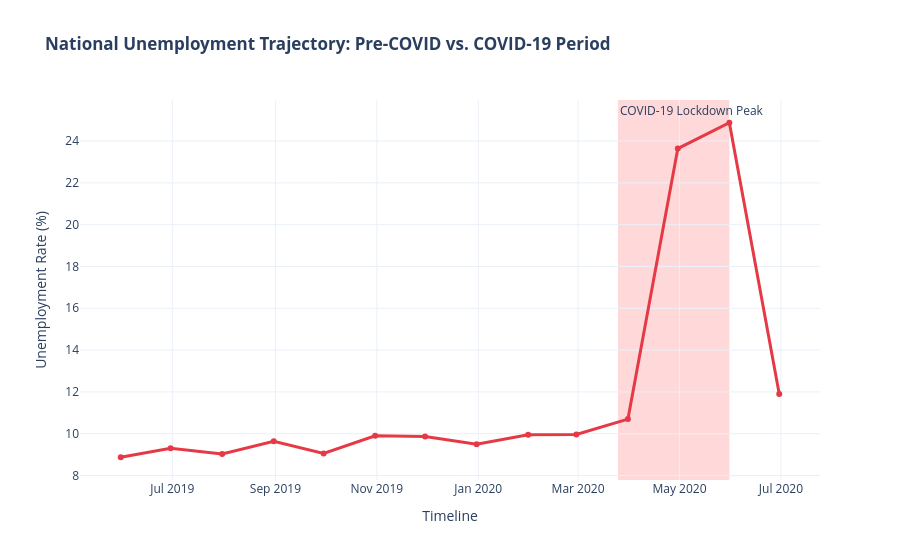

Write notebook code for a chart like this one.
### Code cell
fig1.add_vrect(
    x0='2020-03-25',
    x1='2020-05-31',
    fillcolor='red',
    opacity=0.15,
    layer='below',
    line_width=0,
    annotation_text='COVID-19 Lockdown Peak',
    annotation_position='top left',
)
fig1.update_traces(line=dict(width=3, color='#E63946'))
fig1.show()

### Figure 1 — Plotly figure (JSON) as saved in the notebook; plotly's stock layout.template omitted (floating-point values rounded to 4 significant figures)
{"data": [{"hovertemplate": "Timeline=%{x}<br>Unemployment Rate (%)=%{y}<extra></extra>", "legendgroup": "", "line": {"color": "#E63946", "dash": "solid", "width": 3}, "marker": {"symbol": "circle"}, "mode": "lines+markers", "name": "", "orientation": "v", "showlegend": false, "type": "scatter", "x": ["2019-05-31T00:00:00.000000", "2019-06-30T00:00:00.000000", "2019-07-31T00:00:00.000000", "2019-08-31T00:00:00.000000", "2019-09-30T00:00:00.000000", "2019-10-31T00:00:00.000000", "2019-11-30T00:00:00.000000", "2019-12-31T00:00:00.000000", "2020-01-31T00:00:00.000000", "2020-02-29T00:00:00.000000", "2020-03-31T00:00:00.000000", "2020-04-30T00:00:00.000000", "2020-05-31T00:00:00.000000", "2020-06-30T00:00:00.000000"], "xaxis": "x", "y": [8.874, 9.303, 9.034, 9.638, 9.052, 9.901, 9.868, 9.497, 9.951, 9.965, 10.7, 23.64, 24.88, 11.9], "yaxis": "y"}], "layout": {"annotations": [{"showarrow": false, "text": "COVID-19 Lockdown Peak", "x": "2020-03-25", "xanchor": "left", "xref": "x", "y": 1, "yanchor": "top", "yref": "y domain"}], "legend": {"tracegroupgap": 0}, "shapes": [{"fillcolor": "red", "layer": "below", "line": {"width": 0}, "opacity": 0.15, "type": "rect", "x0": "2020-03-25", "x1": "2020-05-31", "xref": "x", "y0": 0, "y1": 1, "yref": "y domain"}], "title": {"text": "<b>National Unemployment Trajectory: Pre-COVID vs. COVID-19 Period</b>"}, "xaxis": {"anchor": "y", "domain": [0, 1], "title": {"text": "Timeline"}}, "yaxis": {"anchor": "x", "domain": [0, 1], "title": {"text": "Unemployment Rate (%)"}}}}
